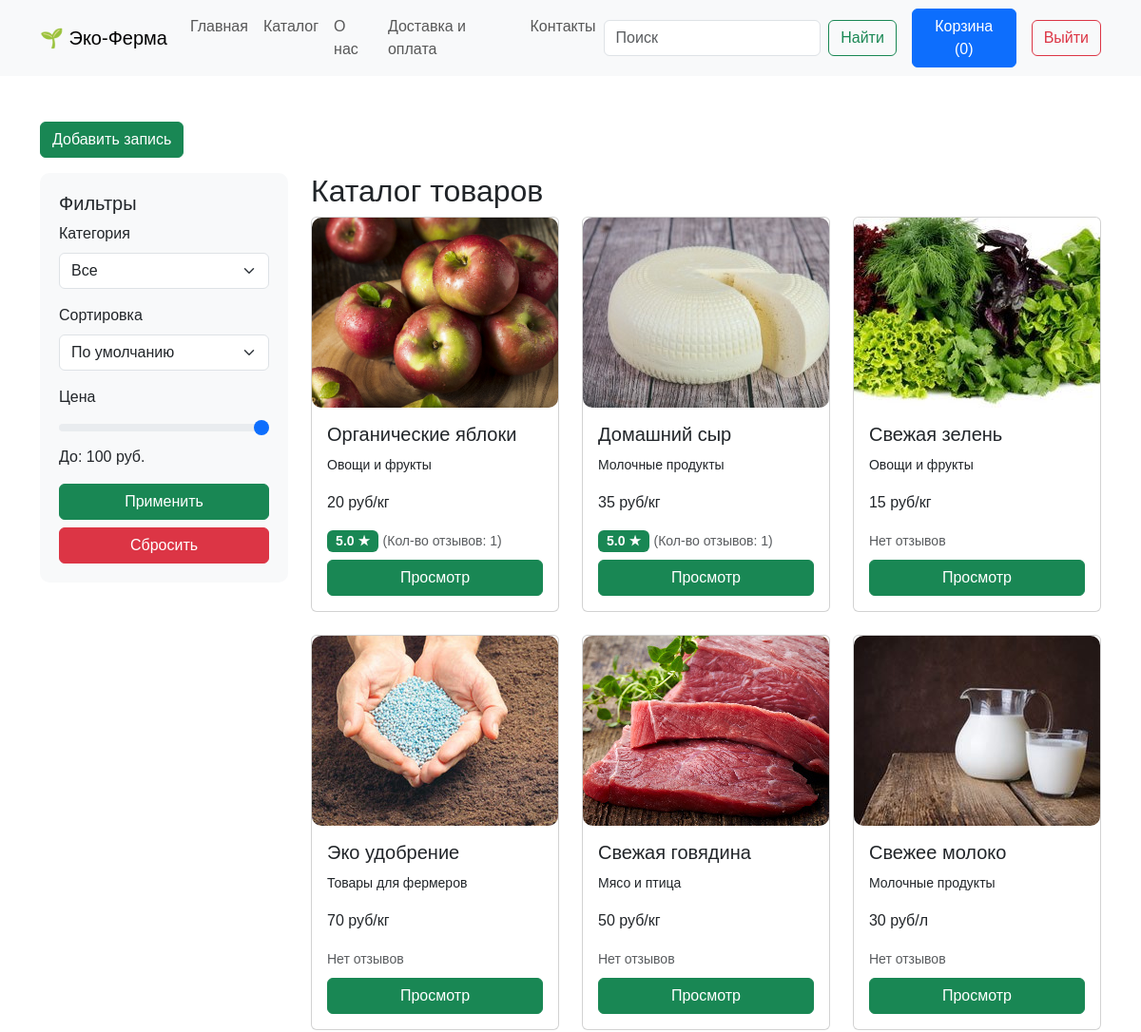
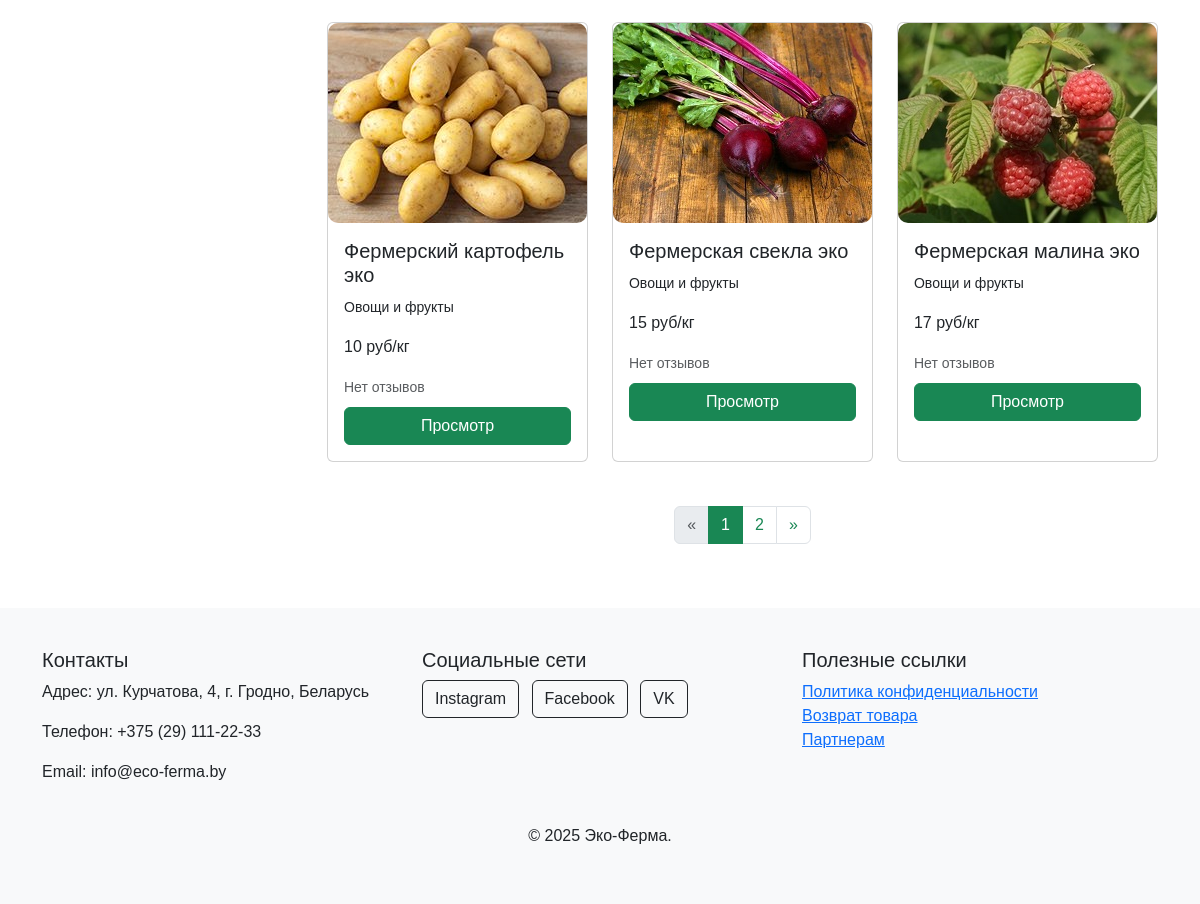
The app's page /catalog (signed in) with its own data (2 pictures, top to bottom).
### app.py (models this page shows, shortened)
class Products(db.Model):
    id = db.Column(db.Integer,primary_key=True)
    title = db.Column(db.String(100))
    subText = db.Column(db.Text)
    text = db.Column(db.Text)
    image_name = db.Column(db.String(100))
    category = db.Column(db.String(100))
    price = db.Column(db.Integer)
    orders = db.relationship('Orders', backref='product', lazy=True)

### app.py (the view, shortened to what this page needs)
@app.route('/catalog', methods=['GET', 'POST'])
def catalog():
    page = request.args.get('page', 1, type=int)
    products_query = db.session.query(
        Products,
        db.func.avg(Reviews.rating).label('avg_rating')
    ).outerjoin(Reviews, Products.id == Reviews.id_product).group_by(Products.id)
    category = request.args.get('category')
    search_query = request.args.get('search')
    maxprice = request.args.get('maxprice')
    sort = request.args.get('sort')
    if category:
        category = category.capitalize()
        category = "%{}%".format(category)
        products_query = products_query.filter(Products.category.ilike(category))
    if maxprice:
        products_query = products_query.filter(Products.price <= maxprice)
    if search_query:
        products_query = products_query.filter(Products.title.contains(search_query))
    if sort == 'price_asc':
        products_query = products_query.order_by(Products.price.asc())
    elif sort == 'price_desc':
        products_query = products_query.order_by(Products.price.desc())
    elif sort == 'popular':
        products_query = products_query.order_by(db.func.avg(Reviews.rating).desc())
    else:
        products_query = products_query.order_by(Products.id.asc())
    products = products_query.paginate(page=page, per_page=PER_PAGE, error_out=False)
    max_price = db.session.query(func.max(Products.price)).scalar()
    return render_template("catalog.html", products=products, max_price=max_price, search=search_query)

### app.py (called while the page is built)
@app.context_processor
def inject_order_count():
    order_count = 0
    if 'name' in session:
        user = object
        user = Users.query.filter_by(email=session['name']).first()
        order_count = db.session.query(func.count(Orders.id)) \
                    .filter_by(id_user=user.id) \
                    .filter(Orders.status == 0) \
                    .scalar()
    return dict(order_count=order_count)

@app.context_processor
def inject_user():
    def get_user_name():
        if 'name' in session:
            return Users.query.filter_by(email=session['name']).first()
    return dict(active_user=get_user_name())

### templates/catalog.html (shortened to what this page needs)
{% extends 'base.html' %}
{% block main %}
<div class="container my-5">
  {%if 'name' in session and active_user.root==1 or active_user.root==2%}
  <button
  type="button"
  class="btn btn-success mb-3"
  data-bs-toggle="modal"
  data-bs-target="#exampleModal"
>
  Добавить запись
</button>
{%endif%}
  <div class="row">
    <div class="col-md-3">
      <div class="sidebar">
        <h5>Фильтры</h5>
        <form method="get">
          <div class="mb-3">
          <label for="category" class="form-label">Категория</label>
          <select class="form-select" id="category" name="category">
            <option value="">Все</option>
          </select>
        </div>
        <div class="mb-3">
          <label for="sort" class="form-label">Сортировка</label>
          <select class="form-select" id="sort" name="sort">
            <option value="">По умолчанию</option>
          </select>
        </div>
          <div class="mb-3">
            <label for="priceRange" class="form-label">Цена</label>
            <input
              type="range"
              class="form-range"
              id="priceRange"
              min="1"
              max="{{max_price}}"
              oninput="updateValue(this.value)"
              name="maxprice"
              value="{{ request.args.get('maxprice', max_price) }}"
            />
            <p>До: <span id="rangeValue">{{ request.args.get('maxprice', max_price) }} руб.</span></p>
          </div>
          <button type="submit" class="btn btn-success w-100">Применить</button>
          <a href="/catalog" class="btn btn-danger w-100 mt-2">Сбросить</a>
        </form>
      </div>
    </div>
    <div class="col-md-9">
      <h2>Каталог товаров</h2>
      <div class="row">
         {%for product in products.items%}
        <div class="col-md-4 mb-4">
  <div class="card product-card">
    <img
      src="../static/img/upload/{{product[0].image_name}}"
      alt="{{product[0].title}}"
    />
    <div class="card-body">
      <h5 class="card-title">{{product[0].title}}</h5>
      <p class="card-text"><small>{{product[0].category}}</small>
      <p class="card-text">{{product[0].price}} {%if product[0].title=="Свежее молоко"%}руб/л{%elif product[0].title=="Эко газон 'Зеленый ковер'"%}руб/м2{%else%}руб/кг{%endif%}</p>
      {% if product[1] %}
      <div class="mb-2">
        <span class="badge bg-success text-white">
          {{ "%.1f"|format(product[1]) }} ★
        </span>
        <small class="text-muted">(Кол-во отзывов: {{ product[0].reviews|length }})</small>
      </div>
      {% else %}
      <div class="mb-2">
        <small class="text-muted">Нет отзывов</small>
      </div>
      {% endif %}
      <a href="/product/{{product[0].id}}" class="btn btn-success w-100">Просмотр</a>
    </div>
  </div>
</div>
        {%endfor%}
      </div>
    {% if products.pages > 1 %}
    <nav aria-label="Навигация по страницам">
      <ul class="pagination justify-content-center">
        <li class="page-item {% if not products.has_prev %}disabled{% endif %}">
          <a class="page-link" href="{{ url_for('catalog', page=products.prev_num, category=request.args.get('category'), maxprice=request.args.get('maxprice'), search=request.args.get('search')) }}" aria-label="Previous">
            <span aria-hidden="true">&laquo;</span>
          </a>
        </li>
        {% for page_num in products.iter_pages(left_edge=1, right_edge=1, left_current=1, right_current=2) %}
          {% if page_num %}
            <li class="page-item {% if page_num == products.page %}active{% endif %}">
              <a class="page-link" href="{{ url_for('catalog', page=page_num, category=request.args.get('category'), maxprice=request.args.get('maxprice'), search=request.args.get('search')) }}">{{ page_num }}</a>
            </li>
          {% else %}
            <li class="page-item disabled">
              <span class="page-link">...</span>
            </li>
          {% endif %}
        {% endfor %}
        <li class="page-item {% if not products.has_next %}disabled{% endif %}">
          <a class="page-link" href="{{ url_for('catalog', page=products.next_num, category=request.args.get('category'), maxprice=request.args.get('maxprice'), search=request.args.get('search')) }}" aria-label="Next">
            <span aria-hidden="true">&raquo;</span>
          </a>
        </li>
      </ul>
    </nav>
    {% endif %}
    </div>
  </div>
</div>
{% endblock %}

### static/css/style.css (style rules this page uses)
body { font-family: Arial, sans-serif; }
.category-card img, .product-card img { width: 100%; height: auto; border-radius: 10px; }
html, body { height: 100%; margin: 0; display: flex; flex-direction: column; }
.product-card img { width: 100%; height: 200px; object-fit: cover; border-radius: 10px; }
.product-card { transition: transform 0.2s; }
.sidebar { background-color: #f8f9fa; padding: 20px; border-radius: 10px; }
.pagination { margin-top: 20px; }
.page-item.active .page-link { background-color: #198754; border-color: #198754; }
.page-link { color: #198754; }
html, body { height: 100%; }
body { display: flex; flex-direction: column; min-height: 100vh; }
.badge.bg-success { padding: 0.35em 0.65em; font-size: 0.875em; font-weight: 600; }
.product-card { height: 100%; display: flex; flex-direction: column; }
.product-card .card-body { flex-grow: 1; }

### records on screen
Products: image_name (picture), title "Органические яблоки", category "Овощи и фрукты", price "20", shows "руб/кг", product "5.0", product "1"
Products: image_name (picture), title "Домашний сыр", category "Молочные продукты", price "35", shows "руб/кг", product "5.0", product "1"
Products: image_name (picture), title "Свежая зелень", category "Овощи и фрукты", price "15", shows "руб/кг", shows "Нет отзывов"
Products: image_name (picture), title "Эко удобрение", category "Товары для фермеров", price "70", shows "руб/кг", shows "Нет отзывов"
Products: image_name (picture), title "Свежая говядина", category "Мясо и птица", price "50", shows "руб/кг", shows "Нет отзывов"
Products: image_name (picture), title "Свежее молоко", category "Молочные продукты", price "30", shows "руб/л", shows "Нет отзывов"
Products: image_name (picture), title "Фермерский картофель эко", category "Овощи и фрукты", price "10", shows "руб/кг", shows "Нет отзывов"
Products: image_name (picture), title "Фермерская свекла эко", category "Овощи и фрукты", price "15", shows "руб/кг", shows "Нет отзывов"
Products: image_name (picture), title "Фермерская малина эко", category "Овощи и фрукты", price "17", shows "руб/кг", shows "Нет отзывов"

### other values on screen
{{ order_count }} "0"
{{ request.args.get('maxprice', max_price) }} "100"
{{ page_num }} "1" "2"
